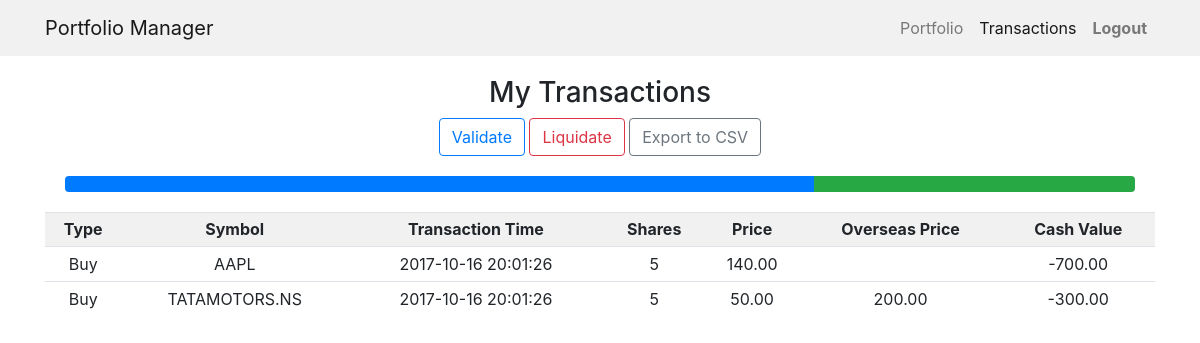
/transactions.php (signed in), run on the app's committed database.
### tables this page shows
CREATE TABLE users(name VARCHAR(20), username VARCHAR(20) PRIMARY KEY, password VARCHAR(20), cash DECIMAL(10, 2), dow30_value DECIMAL(10, 2), overseas_value DECIMAL(10, 2));

CREATE TABLE transactions(id INT NOT NULL AUTO_INCREMENT PRIMARY KEY, type VARCHAR(20), username VARCHAR(20), symbol VARCHAR(20), time_stamp TIMESTAMP, shares NUMERIC(10), price DECIMAL(10, 2), price_overseas DECIMAL(10, 2), cash_value DECIMAL(10, 2), FOREIGN KEY(username) REFERENCES users(username), FOREIGN KEY(symbol) REFERENCES stocks(symbol));

### scripts/validation.php (called while the page is built, shortened)
<?php
$query = "SELECT * FROM users WHERE username = '$username'";
$result = mysqli_query($conn, $query);
$row = mysqli_fetch_assoc($result);
$dow30_value = $row['dow30_value'];
$overseas_value = $row['overseas_value'];
$noncash_value = $dow30_value + $overseas_value;
if ($noncash_value != 0) {
  $dow30_percent = round($dow30_value / $noncash_value * 100, 1);
  $overseas_percent = round($overseas_value / $noncash_value * 100, 1);
}
?>

### transactions.php (the view, shortened to what this page needs)
<?php
require_once 'scripts/database.php';
$username = $_SESSION['username'];
?>
<!DOCTYPE html>
<html>
  <head>
    <link rel="stylesheet" href="https://maxcdn.bootstrapcdn.com/bootstrap/4.0.0-beta.2/css/bootstrap.min.css">
    <link rel="stylesheet" href="css/style.css">
  </head>
  <body>
    <nav class="navbar navbar-expand-md navbar-light">
      <div class="container">
        <a class="navbar-brand" href="home.php">Portfolio Manager</a>
        <div class="collapse navbar-collapse" id="navbarNavAltMarkup">
          <div class="navbar-nav ml-auto">
            <a class="nav-item nav-link" href="portfolio.php">Portfolio</a>
            <a class="nav-item nav-link active" href="transactions.php">Transactions</a>
            <a class="nav-item nav-link font-weight-bold" href="scripts/logout.php">Logout</a>
          </div>
        </div>
      </div>
    </nav>
    <div class="container text-center">
      <h3>My Transactions</h3>
      <div class="buttons">
        <a href="scripts/validate.php">
          <button type="button" class="btn btn-outline-primary">Validate</button>
        </a>
        <a href="liquidate.php">
          <button type="button" class="btn btn-outline-danger">Liquidate</button>
        </a>
        <a href="scripts/csv.php">
          <button type="button" class="btn btn-outline-secondary">Export to CSV</button>
        </a>
      </div>
			<?php include 'scripts/validation.php'; ?>
			<div class="progress">
        <div class="progress-bar" role="progressbar" style="width: <?php echo $dow30_percent; ?>%" aria-valuenow="15" aria-valuemin="0" aria-valuemax="100"></div>
        <div class="progress-bar bg-success" role="progressbar" style="width: <?php echo $overseas_percent; ?>%" aria-valuenow="30" aria-valuemin="0" aria-valuemax="100"></div>
      </div>
			<?php
			$query = "SELECT * FROM transactions WHERE username = '$username'";
			$result = mysqli_query($conn, $query);
			?>
      <table class="table table-sm table-hover">
        <tr>
          <th>Type</th>
          <th>Symbol</th>
          <th>Transaction Time</th>
          <th>Shares</th>
          <th>Price</th>
          <th>Overseas Price</th>
          <th>Cash Value</th>
        </tr>
        <?php
        while($record = mysqli_fetch_assoc($result)) {
        ?>
        <tr>
          <td>
          <?php
          $type = $record['type'];
          echo $type;
          ?>
          </td>
          <td>
          <?php
          $symbol = $record['symbol'];
          echo $symbol;
          ?>
          </td>
          <td>
          <?php
          $time_stamp = $record['time_stamp'];
          echo $time_stamp;
          ?>
          </td>
          <td>
          <?php
          $shares = $record['shares'];
          echo $shares;
          ?>
          </td>
          <td>
          <?php
          $price = $record['price'];
          echo $price;
          ?>
          </td>
          <td>
          <?php
					$query = "SELECT category FROM stocks WHERE symbol = '$symbol'";
					$result2 = mysqli_query($conn, $query);
					$category = mysqli_fetch_assoc($result2)['category'];
					if ($category != 'Dow 30') {
						$price_overseas = $record['price_overseas'];
	          echo $price_overseas;
					}
          ?>
          </td>
          <td>
          <?php
          $cash_value = $record['cash_value'];
          echo $cash_value;
          ?>
          </td>
				</tr>
        <?php } ?>
      </table>
    </div>
  </body>
</html>

### css/style.css (style rules this page uses)
* { box-sizing: border-box; }
nav { margin-bottom: 20px; background-color: #f1f1f1; }
button { cursor: pointer; }
th { background-color: #f1f1f1; }
.progress { margin: 20px; }

### data on the page
transactions: type "Buy", symbol "AAPL", time_stamp "2017-10-16 20:01:26", shares "5", price "140.00", cash_value "-700.00"
transactions: type "Buy", symbol "TATAMOTORS.NS", time_stamp "2017-10-16 20:01:26", shares "5", price "50.00", price_overseas "200.00", cash_value "-300.00"
